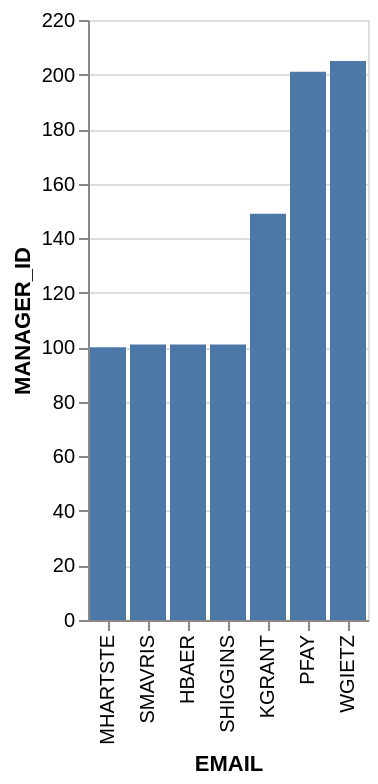

This figure's Vega-Lite source:
### Vega-Lite specification from a JSON file in a GitHub repository (floating-point values rounded to 4 significant figures)
{"data": {"values": [{"x_data": "KGRANT", "y_data": 149}, {"x_data": "MHARTSTE", "y_data": 100}, {"x_data": "PFAY", "y_data": 201}, {"x_data": "SMAVRIS", "y_data": 101}, {"x_data": "HBAER", "y_data": 101}, {"x_data": "SHIGGINS", "y_data": 101}, {"x_data": "WGIETZ", "y_data": 205}]}, "mark": "bar", "encoding": {"x": {"field": "x_data", "type": "nominal", "title": "EMAIL", "sort": {"op": "sum", "field": "y_data", "order": "ascending"}}, "y": {"field": "y_data", "type": "quantitative", "title": "MANAGER_ID"}}}
